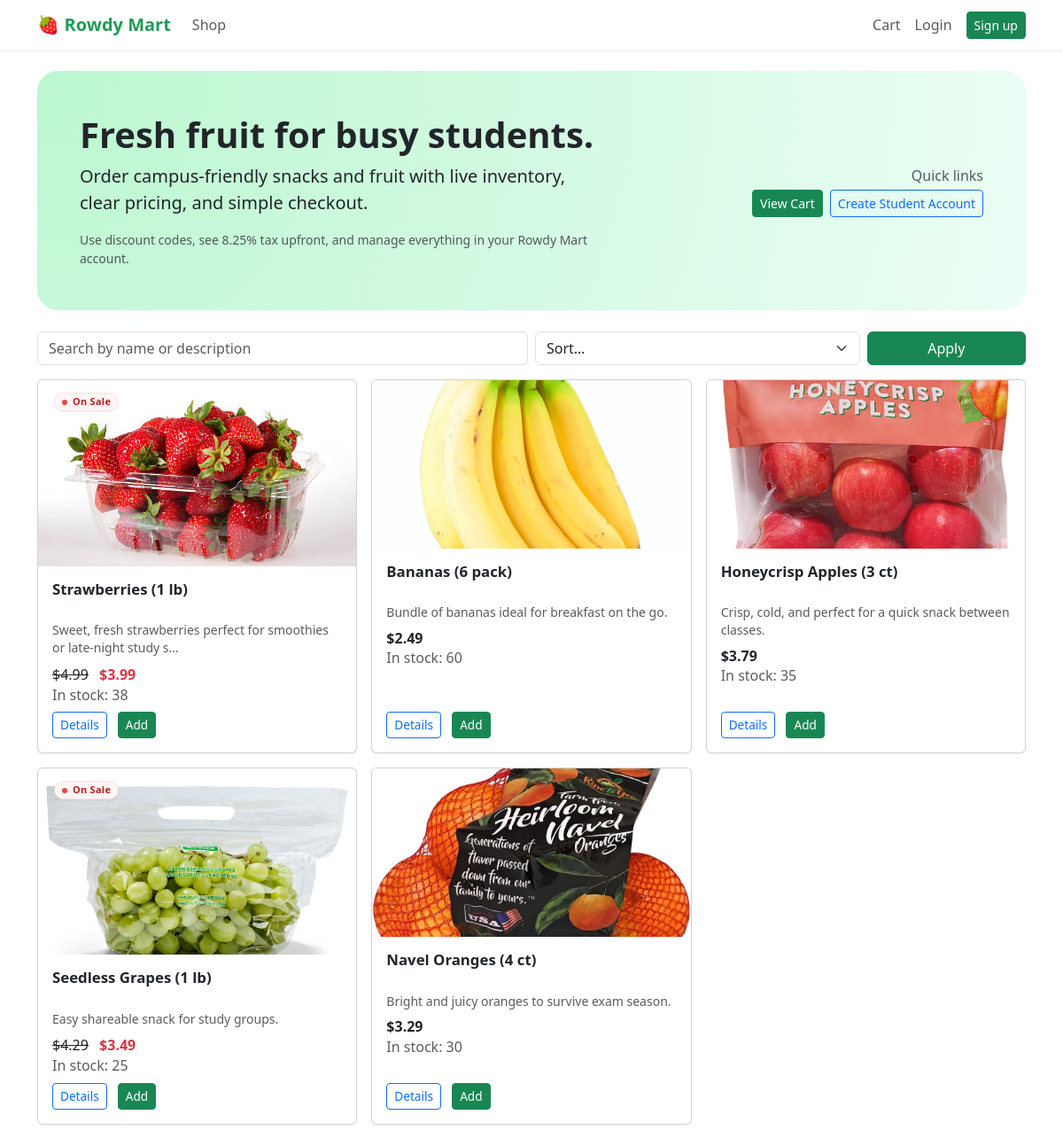
The page / on the database its author committed.
### catalog/models.py (models this page shows, shortened)
class Item(models.Model):
    name = models.CharField(max_length=120)
    slug = models.SlugField(unique=True, blank=True)
    description = models.TextField(blank=True)
    price = models.DecimalField(max_digits=8, decimal_places=2)
    quantity_available = models.PositiveIntegerField(default=0)
    image = models.ImageField(upload_to="items/", null=True, blank=True)
    category = models.CharField(max_length=60, blank=True)
    is_on_sale = models.BooleanField(default=False)
    sale_price = models.DecimalField(max_digits=8, decimal_places=2, null=True, blank=True)
    created_at = models.DateTimeField(auto_now_add=True)
    updated_at = models.DateTimeField(auto_now=True)

### catalog/views.py (the view)
# urls.py: path("", views.item_list, name="home"),
def item_list(request):
    q = request.GET.get("q", "").strip()
    sort = request.GET.get("sort", "")
    items = Item.objects.all()
    if q:
        items = items.filter(Q(name__icontains=q) | Q(description__icontains=q))
    if sort == "price_asc":
        items = items.order_by("price")
    elif sort == "price_desc":
        items = items.order_by("-price")
    elif sort == "availability":
        items = items.order_by("-quantity_available")
    return render(request, "catalog/list.html", {"items": items, "q": q, "sort": sort})

### core/templatetags/money.py (called while the page is built)
@register.filter
def money(value):
    try:
        return f"${float(value):,.2f}"
    except Exception:
        return value

### catalog/templates/catalog/list.html (shortened to what this page needs)
{% extends "base.html" %}
{% load money %}
{% block content %}
<section class="hero p-4 p-md-5 mb-4">
  <div class="row align-items-center g-4">
    <div class="col-md-7">
      <h1 class="display-6 fw-bold mb-2">Fresh fruit for busy students.</h1>
      <p class="lead mb-3">Order campus-friendly snacks and fruit with live inventory, clear pricing, and simple checkout.</p>
      <p class="small text-muted mb-0">Use discount codes, see 8.25% tax upfront, and manage everything in your Rowdy Mart account.</p>
    </div>
    <div class="col-md-5 text-md-end">
      <p class="text-muted mb-1">Quick links</p>
      <div class="d-flex flex-wrap gap-2 justify-content-md-end">
        <a class="btn btn-success btn-sm" href="/cart/">View Cart</a>
        {% if user.is_authenticated %}
          <a class="btn btn-outline-primary btn-sm" href="/orders/my-orders/">My Orders</a>
        {% else %}
          <a class="btn btn-outline-primary btn-sm" href="/accounts/register/">Create Student Account</a>
        {% endif %}
      </div>
    </div>
  </div>
</section>
<form class="row g-2 mb-3">
  <div class="col-md-6">
    <input name="q" value="{{ q }}" class="form-control" placeholder="Search by name or description" />
  </div>
  <div class="col-md-4">
    <select name="sort" class="form-select">
      <option value="">Sort…</option>
    </select>
  </div>
  <div class="col-md-2">
    <button class="btn btn-success w-100">Apply</button>
  </div>
</form>
<div class="row row-cols-1 row-cols-sm-2 row-cols-md-3 g-3">
  {% for item in items %}
  <div class="col">
    <div class="card h-100 position-relative">
      {% if item.is_on_sale %}
      <span class="position-absolute m-2 px-2 py-1 rounded-pill badge-sale">On Sale</span>
      {% endif %}
      {% if item.image %}
      <img src="{{ item.image.url }}" class="card-img-top" alt="{{ item.name }}">
      {% endif %}
      <div class="card-body d-flex flex-column">
        <h5 class="card-title">{{ item.name }}</h5>
        <p class="card-text small text-muted mb-2">{{ item.description|truncatechars:70 }}</p>
        {% if item.is_on_sale and item.sale_price %}
          <div>
            <span class="text-decoration-line-through me-2">{{ item.price|money }}</span>
            <span class="fw-bold text-danger">{{ item.sale_price|money }}</span>
          </div>
        {% else %}
          <div class="fw-bold">{{ item.price|money }}</div>
        {% endif %}
        <div class="text-muted mb-2">In stock: {{ item.quantity_available }}</div>
        <div class="mt-auto">
          <a class="btn btn-outline-primary btn-sm me-2" href="{% url 'item_detail' item.slug %}">Details</a>
          <form method="post" action="/cart/add/" class="d-inline">
            <button class="btn btn-success btn-sm">Add</button>
          </form>
        </div>
      </div>
    </div>
  </div>
  {% empty %}
  <p>No items found.</p>
  {% endfor %}
</div>
{% endblock %}

### static/theme.css (style rules this page uses)
:root { --rm-green: #1f9d55; --rm-dark: #123026; --rm-bg: #f8fafc; }
body { background-color: var(--rm-bg); font-family: -apple-system, BlinkMacSystemFont, system-ui, -system-ui, -ui-sans-serif, -apple-system, BlinkMacSystemFont, "SF Pro Text", "SF Pro Icons", "Helvetica Neue", "Helvetica", "Arial", sans-serif; -webkit-font-smoothing: antialiased; -moz-osx-font-smoothing: grayscale; }
.btn-success { background-color: var(--rm-green); border-color: var(--rm-green); }
.card { position: relative; border-radius: 1rem; border: 1px solid #e5e7eb; box-shadow: 0 2px 4px rgba(0,0,0,0.03); transition: transform 0.15s ease, box-shadow 0.2s ease; }
.card:has(.badge-sale) { padding-top: 20px; }
.card-img-top { object-fit: cover; height: 190px; border-top-left-radius: 1rem; border-top-right-radius: 1rem; display: block; }
.card-body { display: flex; flex-direction: column; justify-content: space-between; padding-top: 1rem; line-height: 1.5; }
.card-title { font-size: 1.05rem; font-weight: 600; margin-bottom: 0.4rem; min-height: 2.4rem; word-wrap: break-word; }
.card-text { font-size: 0.9rem; color: #555; margin-bottom: 0.6rem; }
.card .fw-bold, .card .text-muted { line-height: 1.4; }
.card .btn-sm { font-size: 0.85rem; }
.hero { background: radial-gradient(circle at top left, #bbf7d0, #ecfdf5); border-radius: 1.5rem; }
.badge-sale { position: absolute; top: 6px; left: 10px; z-index: 10; background: #fff5f5; color: #b91c1c; font-size: 0.68rem; font-weight: 700; letter-spacing: 0.03em; padding: 0.22rem 0.5rem; border-radius: 999px; border: 1px solid #fde2e2; box-shadow: 0 1px 2px rgba(0,0,0,0.06); pointer-events: none; line-height: 1; }
.badge-sale::before { content: ""; display: inline-block; width: 6px; height: 6px; border-radius: 50%; background: #ef4444; margin-right: 6px; }

### rows shown on the page
Item: image (picture), name "Strawberries (1 lb)", description "Sweet, fresh strawberries perfect for smoothies or late-night study s…", price "$4.99", sale_price "$3.99", quantity_available "38"
Item: image (picture), name "Bananas (6 pack)", description "Bundle of bananas ideal for breakfast on the go.", price "$2.49", quantity_available "60"
Item: image (picture), name "Honeycrisp Apples (3 ct)", description "Crisp, cold, and perfect for a quick snack between classes.", price "$3.79", quantity_available "35"
Item: image (picture), name "Seedless Grapes (1 lb)", description "Easy shareable snack for study groups.", price "$4.29", sale_price "$3.49", quantity_available "25"
Item: image (picture), name "Navel Oranges (4 ct)", description "Bright and juicy oranges to survive exam season.", price "$3.29", quantity_available "30"
